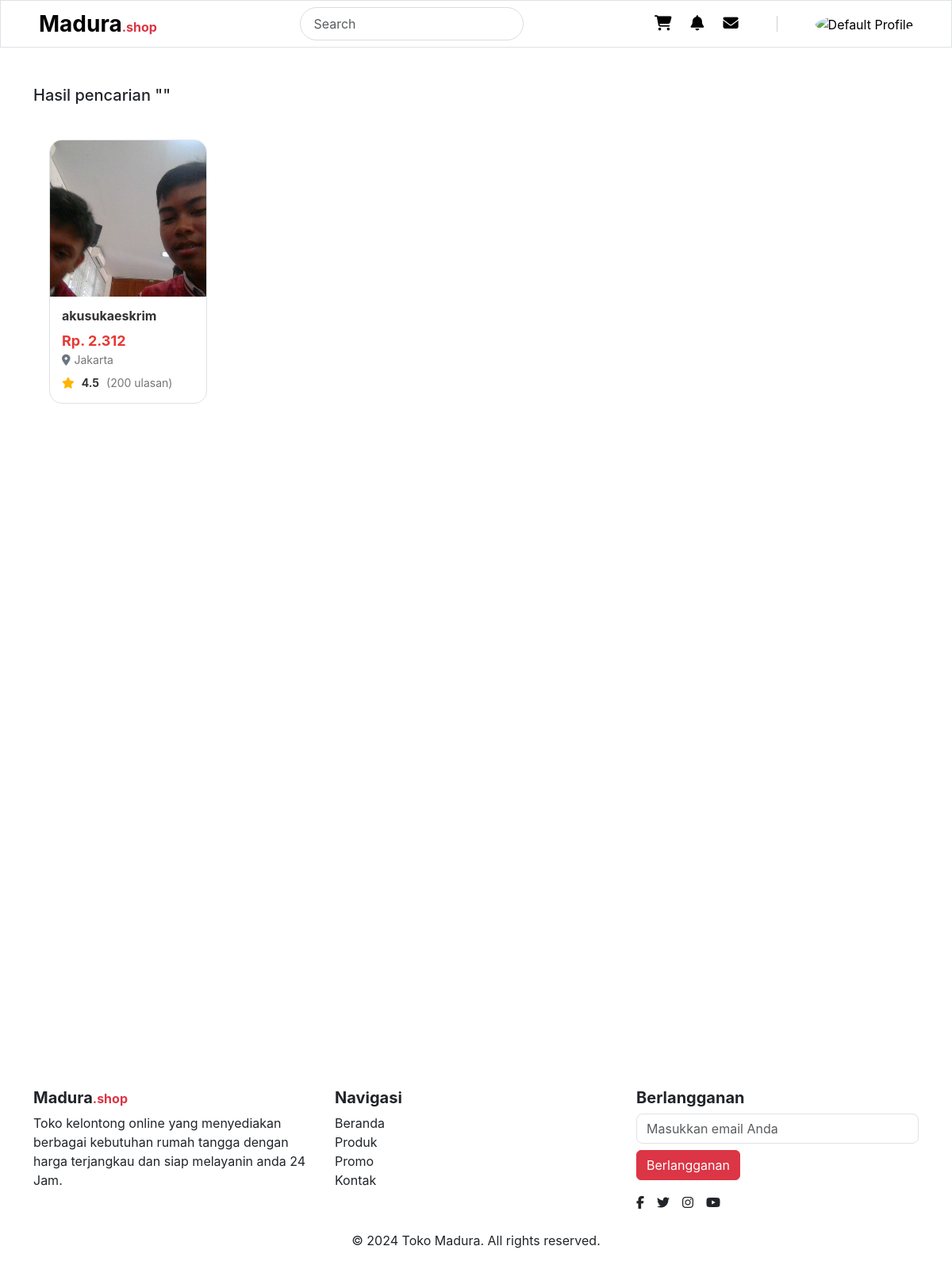
The page /search.php (signed in) on the database as committed earlier.
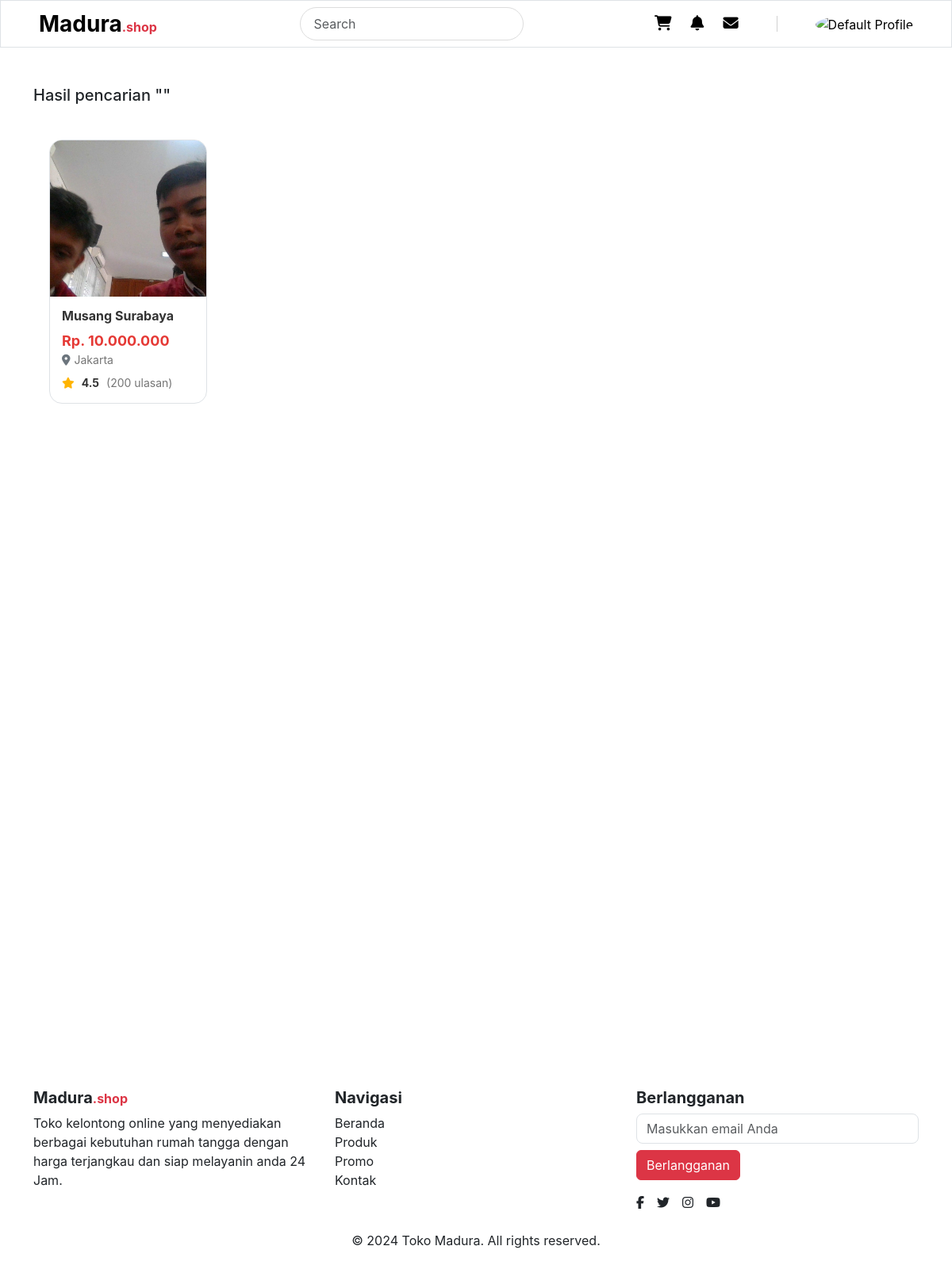
The same page on the database as committed later.
### tables this page shows
CREATE TABLE `products` (
  `id` int(11) NOT NULL,
  `name` varchar(100) NOT NULL,
  `description` text DEFAULT NULL,
  `price` decimal(10,2) NOT NULL,
  `images` varchar(255) DEFAULT NULL,
  `created_at` timestamp NOT NULL DEFAULT current_timestamp(),
  `category_id` int(11) DEFAULT NULL
);

### search.php (the view, shortened to what this page needs)
<?php
include 'utils/db.php';
include('themes/header.php');
$searchQuery = isset($_GET['search']) ? trim($_GET['search']) : '';
if ($searchQuery) {
    $stmt = $pdo->prepare("SELECT * FROM products WHERE name LIKE :searchQuery");
    $stmt->execute(['searchQuery' => '%' . $searchQuery . '%']);
    $products = $stmt->fetchAll(PDO::FETCH_ASSOC);
} else {
    $stmt = $pdo->query("SELECT * FROM products");
    $products = $stmt->fetchAll(PDO::FETCH_ASSOC);
}
?>
<section class="product container mt-5">
    <div class="product-wrapper">
        <div class="product">
            <div class="product-header mb-3 d-flex justify-content-between">
                <h1 class="fw-medium fs-5">Hasil pencarian "<?= htmlspecialchars($searchQuery); ?>"</h1>
            </div>
            <div class="product-content">
                <div class="product-list">
                    <?php if ($products): ?>
                        <?php foreach ($products as $product) : ?>
                            <div class="product-card rounded-4 border" onclick="window.location.href='detail.php?id=<?php echo $product['id']; ?>' ">
                                <div class="product-card-image">
                                <?php
                                    $imagePaths = explode(',', $product['images']);
                                    $imageSrc = !empty($imagePaths[0]) ? "assets/img/product/" . htmlspecialchars($imagePaths[0]) : "assets/img/default/default_image.png";
                                    ?>
                                    <img src="<?php echo $imageSrc; ?>" alt="<?php echo htmlspecialchars($product['name']); ?>">
                                </div>
                                <div class="product-card-content">
                                    <h5 class="product-name"><?php echo htmlspecialchars($product['name']); ?></h5>
                                    <p class="product-price mb-0">Rp. <?php echo number_format($product['price'], 0, ',', '.'); ?></p>
                                    <p class="product-location mb-2">
                                        <i class="fas fa-map-marker-alt text-secondary"></i>
                                        Jakarta
                                    </p>
                                    <div class="product-rating">
                                        <i class="fas fa-star"></i>
                                        <span class="rating-value">4.5</span>
                                        <span class="rating-count">(200 ulasan)</span>
                                    </div>
                                </div>
                            </div>
                        <?php endforeach; ?>
                    <?php else: ?>
                        <p>No products found for "<?= htmlspecialchars($searchQuery); ?>"</p>
                    <?php endif; ?>
                </div>
            </div>
        </div>
    </div>
</section>
<?php include 'themes/footer.php'; ?>

Rows that differ between the two databases and show on the page:
changed products: name "akusukaeskrim" → "Musang Surabaya"; price "2.312" → "10.000.000"
